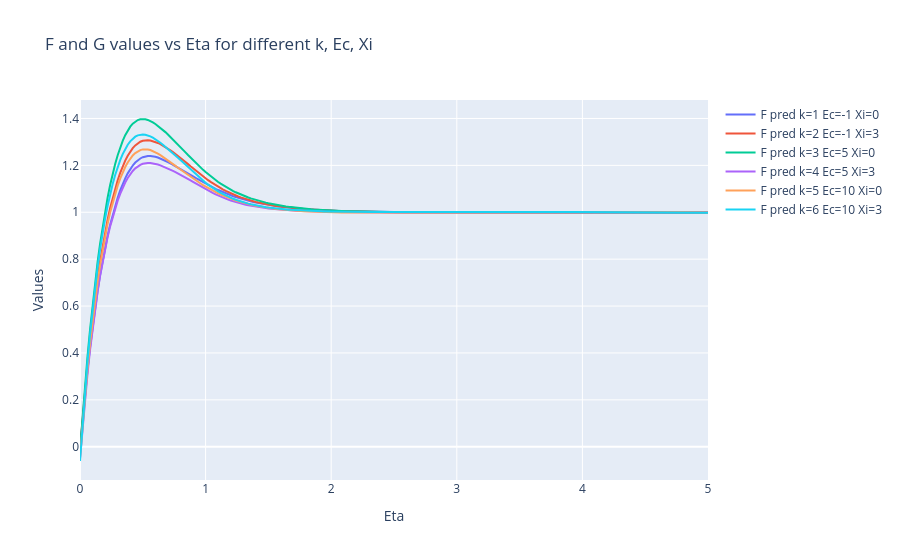

The notebook cell saved with this chart:
### Code cell
#PLOT PLOTLY GRAPH FOR aCTUAL VALUES F1 to F12
import plotly.express as px
import plotly.graph_objects as go
fig = go.Figure()
for k in range(1,7):
    sub = df[df['k']==k].sort_values('Eta')
    ec, xi = F_map[int(k)]
    #fig.add_trace(go.Scatter(x=sub['Eta'], y=sub['Fval'], mode='lines+markers', name=f'F true k={int(k)} Ec={ec} Xi={xi}'))
    fig.add_trace(go.Scatter(x=sub['Eta'], y=sub['p_Fval'], mode='lines', name=f'F pred k={int(k)} Ec={ec} Xi={xi}'))
    #fig.add_trace(go.Scatter(x=sub['Eta'], y=sub['Gval'], mode='lines+markers', name=f'G true k={int(k)} Ec={ec} Xi={xi}'))
    #fig.add_trace(go.Scatter(x=sub['Eta'], y=sub['p_Gval'], mode='lines+markers', name=f'G pred k={int(k)} Ec={ec} Xi={xi}'))
fig.update_layout(title='F and G values vs Eta for different k, Ec, Xi', xaxis_title='Eta', yaxis_title='Values')
fig.write_html(os.path.join(OUT_DIR, "F_Pred_values_plotly.html"))
fig.show()

### Figure 1 — Plotly figure (JSON) as saved in the notebook; plotly's stock layout.template omitted (floating-point values rounded to 4 significant figures; data arrays with more than 128 entries replaced by an {"elided": "..."} marker saying what was removed)
{"data": [{"mode": "lines", "name": "F pred k=1 Ec=-1 Xi=0", "type": "scatter", "x": {"elided": "251 float values"}, "y": {"elided": "251 float values"}}, {"mode": "lines", "name": "F pred k=2 Ec=-1 Xi=3", "type": "scatter", "x": {"elided": "251 float values"}, "y": {"elided": "251 float values"}}, {"mode": "lines", "name": "F pred k=3 Ec=5 Xi=0", "type": "scatter", "x": {"elided": "251 float values"}, "y": {"elided": "251 float values"}}, {"mode": "lines", "name": "F pred k=4 Ec=5 Xi=3", "type": "scatter", "x": {"elided": "251 float values"}, "y": {"elided": "251 float values"}}, {"mode": "lines", "name": "F pred k=5 Ec=10 Xi=0", "type": "scatter", "x": {"elided": "251 float values"}, "y": {"elided": "251 float values"}}, {"mode": "lines", "name": "F pred k=6 Ec=10 Xi=3", "type": "scatter", "x": {"elided": "251 float values"}, "y": {"elided": "251 float values"}}], "layout": {"title": {"text": "F and G values vs Eta for different k, Ec, Xi"}, "xaxis": {"title": {"text": "Eta"}}, "yaxis": {"title": {"text": "Values"}}}}
